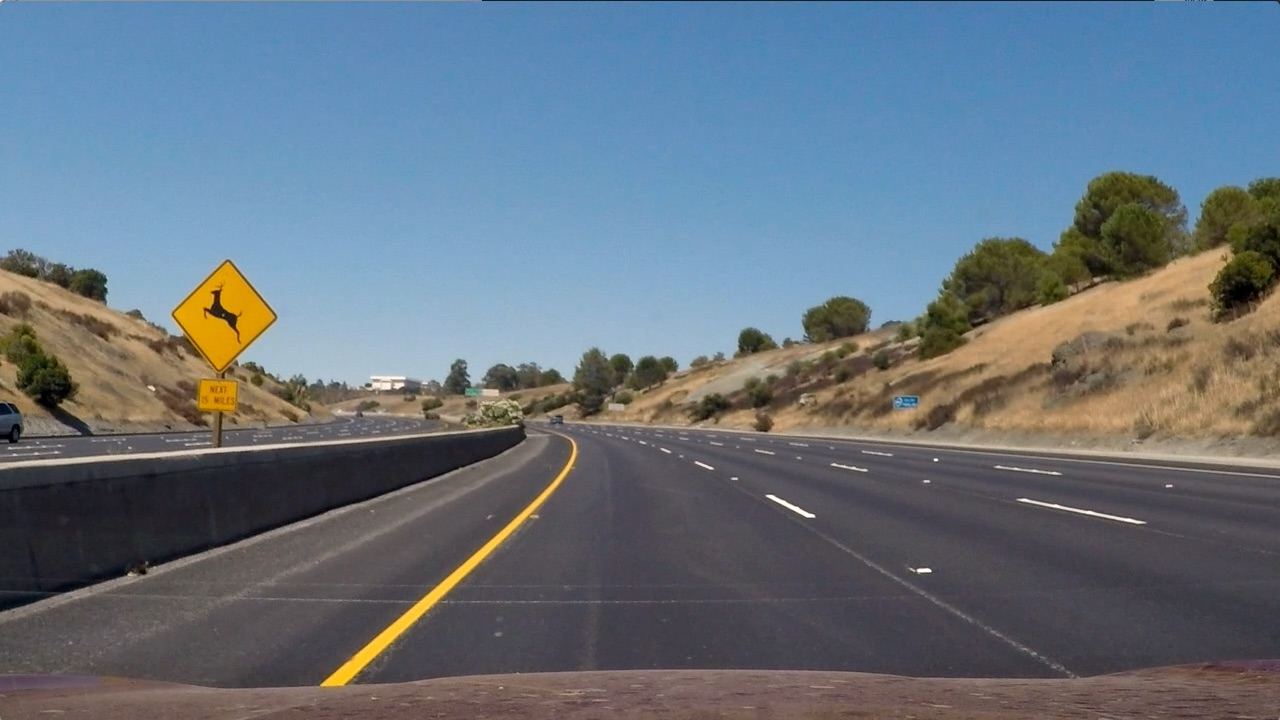
#> input picture Working Medium/test_images/curvy1.jpg, 1280 x 720 px
$ jupyter execute --allow-errors P1.ipynb   (shell and % lines are left out)
#> lines starting #> are read from the running program, lines starting #| are printed output that depends on the picture; after the words box and inside, x2 and y2 are one past the last pixel; in counts of white or black regions, pixels touching at a corner belong together
# **Finding Lane Lines on the Road**
***
In this project, you will use the tools you learned about in the lesson to identify lane lines on the road.  You can develop your pipeline on a series of individual images, and later apply the result to a video stream (really just a series of images). Check out the video clip "raw-lines-example.mp4" (also contained in this repository) to see what the output should look like after using the helper functions below.

Once you have a result that looks roughly like "raw-lines-example.mp4", you'll need to get creative and try to average and/or extrapolate the line segments you've detected to map out the full extent of the lane lines.  You can see an example of the result you're going for in the video "P1_example.mp4".  Ultimately, you would like to draw just one line for the left side of the lane, and one for the right.

---
Let's have a look at our first image called 'test_images/solidWhiteRight.jpg'.  Run the 2 cells below (hit Shift-Enter or the "play" button above) to display the image.

**Note** If, at any point, you encounter frozen display windows or other confounding issues, you can always start again with a clean slate by going to the "Kernel" menu above and selecting "Restart & Clear Output".

---

**The tools you have are color selection, region of interest selection, grayscaling, Gaussian smoothing, Canny Edge Detection and Hough Tranform line detection.  You  are also free to explore and try other techniques that were not presented in the lesson.  Your goal is piece together a pipeline to detect the line segments in the image, then average/extrapolate them and draw them onto the image for display (as below).  Once you have a working pipeline, try it out on the video stream below.**

---

<figure>

 <figcaption>
 <p></p>
 <p style="text-align: center;"> Your output should look something like this (above) after detecting line segments using the helper functions below </p>
 </figcaption>
</figure>
 <p></p>
<figure>

 <figcaption>
 <p></p>
 <p style="text-align: center;"> Your goal is to connect/average/extrapolate line segments to get output like this</p>
 </figcaption>
</figure>

[cell 1]
#importing some useful packages
import matplotlib.pyplot as plt
import matplotlib.image as mpimg
import numpy as np
import cv2

[cell 2]
#reading in an image
image = mpimg.imread('test_images/curvy1.jpg')
#> image is the input picture: shape (720, 1280, 3); mean R, G, B 102.8, 114.6, 125.5
#printing out some stats and plotting
print('This image is:', type(image), 'with dimesions:', image.shape)
#| This image is: <class 'numpy.ndarray'> with dimesions: (720, 1280, 3)
plt.imshow(image)  #call as plt.imshow(gray, cmap='gray') to show a grayscaled image

**Some OpenCV functions (beyond those introduced in the lesson) that might be useful for this project are:**

`cv2.inRange()` for color selection
`cv2.fillPoly()` for regions selection
`cv2.line()` to draw lines on an image given endpoints
`cv2.addWeighted()` to coadd / overlay two images
`cv2.cvtColor()` to grayscale or change color
`cv2.imwrite()` to output images to file
`cv2.bitwise_and()` to apply a mask to an image

**Check out the OpenCV documentation to learn about these and discover even more awesome functionality!**

Below are some helper functions to help get you started. They should look familiar from the lesson!

[cell 3]
import math

def perp( a ) :
    b = np.empty_like(a)
    b[0] = -a[1]
    b[1] = a[0]
    return b

# line segment a given by endpoints a1, a2
# line segment b given by endpoints b1, b2
# return
def seg_intersect(a1,a2, b1,b2):
    da = a2-a1
    db = b2-b1
    dp = a1-b1
    dap = perp(da)
    denom = np.dot( dap, db)
    num = np.dot( dap, dp )
    return (num / denom.astype(float))*db + b1

def movingAverage(avg, new_sample, N=20):
    if (avg == 0):
        return new_sample
    avg -= avg / N;
    avg += new_sample / N;
    return avg;

def grayscale(img):
    """Applies the Grayscale transform
    This will return an image with only one color channel
    but NOTE: to see the returned image as grayscale
    you should call plt.imshow(gray, cmap='gray')"""
    return cv2.cvtColor(img, cv2.COLOR_BGR2GRAY)

def canny(img, low_threshold, high_threshold):
    """Applies the Canny transform"""
    return cv2.Canny(img, low_threshold, high_threshold)

def gaussian_blur(img, kernel_size):
    """Applies a Gaussian Noise kernel"""
    return cv2.GaussianBlur(img, (kernel_size, kernel_size), 0)

def region_of_interest(img, vertices):
    """
    Applies an image mask.

    Only keeps the region of the image defined by the polygon
    formed from `vertices`. The rest of the image is set to black.
    """
    #defining a blank mask to start with
    mask = np.zeros_like(img)

    #defining a 3 channel or 1 channel color to fill the mask with depending on the input image
    if len(img.shape) > 2:
        channel_count = img.shape[2]  # i.e. 3 or 4 depending on your image
        ignore_mask_color = (255,) * channel_count
    else:
        ignore_mask_color = 255

    #filling pixels inside the polygon defined by "vertices" with the fill color
    cv2.fillPoly(mask, vertices, ignore_mask_color)

    #returning the image only where mask pixels are nonzero
    masked_image = cv2.bitwise_and(img, mask)
    return masked_image

def draw_lines(img, lines, color=[255, 0, 0], thickness=2):
    """
    NOTE: this is the function you might want to use as a starting point once you want to
    average/extrapolate the line segments you detect to map out the full
    extent of the lane (going from the result shown in raw-lines-example.mp4
    to that shown in P1_example.mp4).

    Think about things like separating line segments by their
    slope ((y2-y1)/(x2-x1)) to decide which segments are part of the left
    line vs. the right line.  Then, you can average the position of each of
    the lines and extrapolate to the top and bottom of the lane.

    This function draws `lines` with `color` and `thickness`.
    Lines are drawn on the image inplace (mutates the image).
    If you want to make the lines semi-transparent, think about combining
    this function with the weighted_img() function below
    """
    # state variables to keep track of most dominant segment
    largestLeftLineSize = 0
    largestRightLineSize = 0
    largestLeftLine = (0,0,0,0)
    largestRightLine = (0,0,0,0)
    global avgLeft
    global avgRight

    if lines is None:
        avgx1, avgy1, avgx2, avgy2 = avgLeft
        cv2.line(img, (int(avgx1), int(avgy1)), (int(avgx2), int(avgy2)), [255,255,255], 12) #draw left line
        avgx1, avgy1, avgx2, avgy2 = avgRight
        cv2.line(img, (int(avgx1), int(avgy1)), (int(avgx2), int(avgy2)), [255,255,255], 12) #draw right line
        return

    for line in lines:
        for x1,y1,x2,y2 in line:
            size = math.hypot(x2 - x1, y2 - y1)
            slope = ((y2-y1)/(x2-x1))
            # Filter slope based on incline and
            # find the most dominent segment based on length
            if (slope > 0.5): #right
                if (size > largestRightLineSize):
                    largestRightLine = (x1, y1, x2, y2)
                cv2.line(img, (x1, y1), (x2, y2), color, thickness)
            elif (slope < -0.5): #left
                if (size > largestLeftLineSize):
                    largestLeftLine = (x1, y1, x2, y2)
                cv2.line(img, (x1, y1), (x2, y2), color, thickness)

    # Define an imaginary horizontal line in the center of the screen
    # and at the bottom of the image, to extrapolate determined segment
    imgHeight, imgWidth = (img.shape[0], img.shape[1])
    upLinePoint1 = np.array( [0, int(imgHeight - (imgHeight/3))] )
    upLinePoint2 = np.array( [int(imgWidth), int(imgHeight - (imgHeight/3))] )
    downLinePoint1 = np.array( [0, int(imgHeight)] )
    downLinePoint2 = np.array( [int(imgWidth), int(imgHeight)] )


    # Find the intersection of dominant lane with an imaginary horizontal line
    # in the middle of the image and at the bottom of the image.
    p3 = np.array( [largestLeftLine[0], largestLeftLine[1]] )
    p4 = np.array( [largestLeftLine[2], largestLeftLine[3]] )
    upLeftPoint = seg_intersect(upLinePoint1,upLinePoint2, p3,p4)
    downLeftPoint = seg_intersect(downLinePoint1,downLinePoint2, p3,p4)
    if (math.isnan(upLeftPoint[0]) or math.isnan(downLeftPoint[0])):
        avgx1, avgy1, avgx2, avgy2 = avgLeft
        cv2.line(img, (int(avgx1), int(avgy1)), (int(avgx2), int(avgy2)), [255,255,255], 12) #draw left line
        avgx1, avgy1, avgx2, avgy2 = avgRight
        cv2.line(img, (int(avgx1), int(avgy1)), (int(avgx2), int(avgy2)), [255,255,255], 12) #draw right line
        return
    cv2.line(img, (int(upLeftPoint[0]), int(upLeftPoint[1])), (int(downLeftPoint[0]), int(downLeftPoint[1])), [0, 0, 255], 8) #draw left line

    # Calculate the average position of detected left lane over multiple video frames and draw
    avgx1, avgy1, avgx2, avgy2 = avgLeft
    avgLeft = (movingAverage(avgx1, upLeftPoint[0]), movingAverage(avgy1, upLeftPoint[1]), movingAverage(avgx2, downLeftPoint[0]), movingAverage(avgy2, downLeftPoint[1]))
    avgx1, avgy1, avgx2, avgy2 = avgLeft
    cv2.line(img, (int(avgx1), int(avgy1)), (int(avgx2), int(avgy2)), [255,255,255], 12) #draw left line

    # Find the intersection of dominant lane with an imaginary horizontal line
    # in the middle of the image and at the bottom of the image.
    p5 = np.array( [largestRightLine[0], largestRightLine[1]] )
    p6 = np.array( [largestRightLine[2], largestRightLine[3]] )
    upRightPoint = seg_intersect(upLinePoint1,upLinePoint2, p5,p6)
    downRightPoint = seg_intersect(downLinePoint1,downLinePoint2, p5,p6)
    if (math.isnan(upRightPoint[0]) or math.isnan(downRightPoint[0])):
        avgx1, avgy1, avgx2, avgy2 = avgLeft
        cv2.line(img, (int(avgx1), int(avgy1)), (int(avgx2), int(avgy2)), [255,255,255], 12) #draw left line
        avgx1, avgy1, avgx2, avgy2 = avgRight
        cv2.line(img, (int(avgx1), int(avgy1)), (int(avgx2), int(avgy2)), [255,255,255], 12) #draw right line
        return
    cv2.line(img, (int(upRightPoint[0]), int(upRightPoint[1])), (int(downRightPoint[0]), int(downRightPoint[1])), [0, 0, 255], 8) #draw left line

    # Calculate the average position of detected right lane over multiple video frames and draw
    avgx1, avgy1, avgx2, avgy2 = avgRight
    avgRight = (movingAverage(avgx1, upRightPoint[0]), movingAverage(avgy1, upRightPoint[1]), movingAverage(avgx2, downRightPoint[0]), movingAverage(avgy2, downRightPoint[1]))
    avgx1, avgy1, avgx2, avgy2 = avgRight
    cv2.line(img, (int(avgx1), int(avgy1)), (int(avgx2), int(avgy2)), [255,255,255], 12) #draw left line


def hough_lines(img, rho, theta, threshold, min_line_len, max_line_gap):
    """
    `img` should be the output of a Canny transform.

    Returns an image with hough lines drawn.
    """
    lines = cv2.HoughLinesP(img, rho, theta, threshold, np.array([]), minLineLength=min_line_len, maxLineGap=max_line_gap)
    line_img = np.zeros((*img.shape, 3), dtype=np.uint8)
    draw_lines(line_img, lines)
    return line_img

# Python 3 has support for cool math symbols.

def weighted_img(img, initial_img, α=0.8, β=1., λ=0.):
    """
    `img` is the output of the hough_lines(), An image with lines drawn on it.
    Should be a blank image (all black) with lines drawn on it.

    `initial_img` should be the image before any processing.

    The result image is computed as follows:

    initial_img * α + img * β + λ
    NOTE: initial_img and img must be the same shape!
    """
    return cv2.addWeighted(initial_img, α, img, β, λ)

[cell 4]
#Removing outlier slopes from the averaging performed below in lane_lines
# [7 lines left out: function remove_outliers, not called in this run]

## Test on Images

Now you should build your pipeline to work on the images in the directory "test_images"
**You should make sure your pipeline works well on these images before you try the videos.**

[cell 5]
import os

test_pics = os.listdir("test_images/")
for i in test_pics:
    i = 'test_images/' + i
    image = mpimg.imread(i)
    plt.imshow(image)
    plt.show()

# run your solution on all test_images and make copies into the test_images directory).

[cell 6]
#The below function tries to combine the helper functions as necessary
#Gray-scale, smoothing, canny edge, masking, hough-transform
#Then take the resulting lines and slopes, remove outliers
#Finally, extrapolate the lines based on the average slope and midpoint of the average lane line on each side

def lane_lines(img):
    #Gray-scale it
    gray = grayscale(img)
#> in grayscale, `return cv2.cvtColor(img, cv2.COLOR_BGR2GRAY)`:
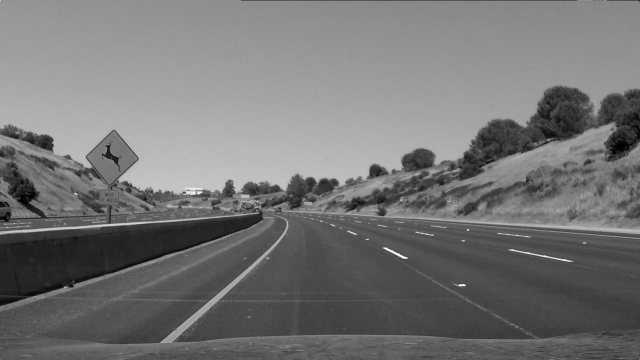
#> returned value: shape (720, 1280) (shown at 1/2 size); min 0, max 254, mean 116.5

    #Smooth it a bit with Gaussian Blur
    kernel_size = 9
    blur_gray = gaussian_blur(gray, kernel_size)

    #Add in the canny edge detection
    low_threshold = 90
    high_threshold = 180
    edges = canny(blur_gray, low_threshold, high_threshold)
#> in canny, `return cv2.Canny(img, low_threshold, high_threshold)`:
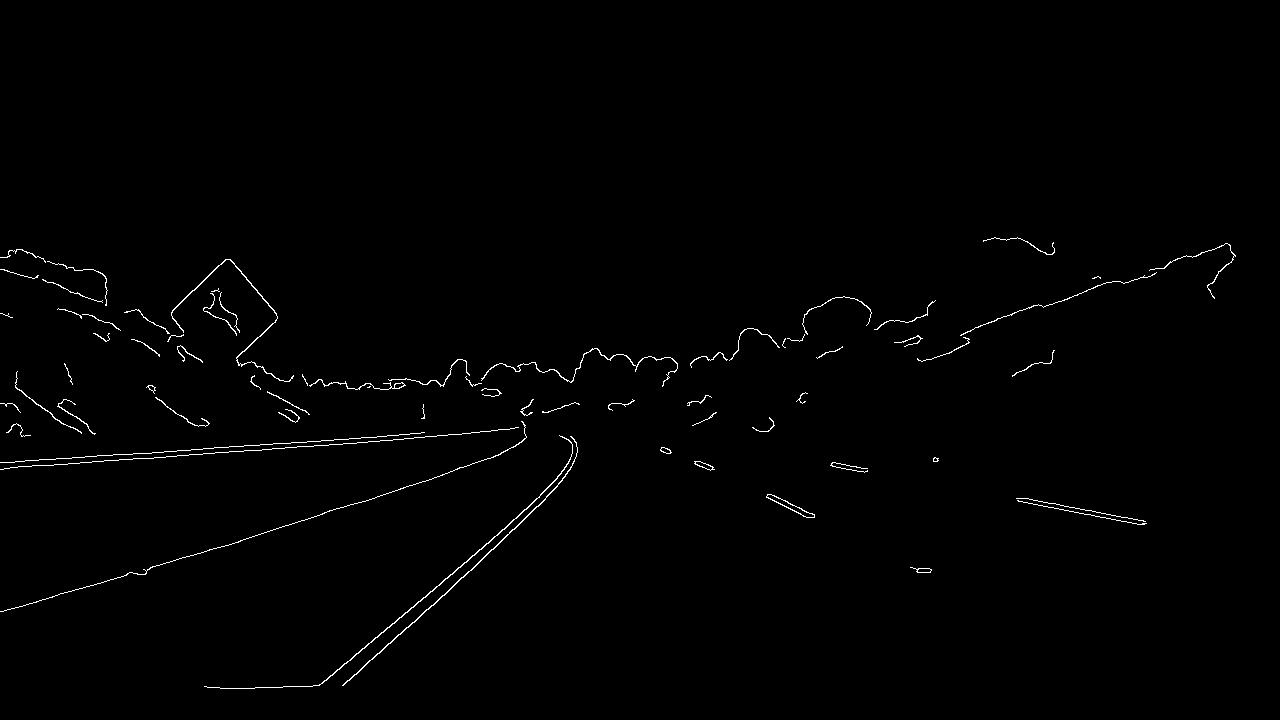
#> returned value: shape (720, 1280); 0.78% white in thin lines or dots, all inside (x1, y1, x2, y2) = (0, 237, 1236, 689)

    # Now the masking
    imshape = image.shape
    vertices = np.array([[(0,imshape[0]),(450, 325), (550, 325), (imshape[1],imshape[0])]], dtype=np.int32)
    masked_edges = region_of_interest(edges, vertices)

    # Define the Hough transform parameters
    # Make a blank the same size as our image to draw on
    rho = 5 # distance resolution in pixels of the Hough grid
    theta = np.pi/30 # angular resolution in radians of the Hough grid
    threshold = 50     # minimum number of votes (intersections in Hough grid cell)
    min_line_len = 25 #minimum number of pixels making up a line
    max_line_gap = 25    # maximum gap in pixels between connectable line segments
    line_image = np.copy(img)*0 # creating a blank to draw lines on

    # Run Hough on edge detected image
    # Output "lines" is an array containing endpoints of detected line segments
    lines = cv2.HoughLinesP(masked_edges, rho, theta, threshold, np.array([]), min_line_len, max_line_gap)

    #Make lists of the lines and slopes for averaging
    left_lines = []
    left_slopes = []
    right_lines = []
    right_slopes = []
    for line in lines:
        for x1,y1,x2,y2 in line:
            slope = (y2-y1)/(x2-x1)
            if slope < 0:
                left_lines.append(line)
                left_slopes.append(slope)
            else:
                right_lines.append(line)
                right_slopes.append(slope)

    #Average line positions
    avg_left_pos = [sum(col)/len(col) for col in zip(*left_lines)]
    avg_right_pos = [sum(col)/len(col) for col in zip(*right_lines)]

    #Remove slope outliers, and take the average
    avg_left_slope = np.mean(left_slopes)
    avg_right_slope = np.mean(right_slopes)


    #Extrapolate to our mask boundaries - up to 325, down to 539
    avg_left_line = []
    for x1,y1,x2,y2 in avg_left_pos:
        x = int(np.mean([x1, x2])) #Midpoint x
        y = int(np.mean([y1, y2])) #Midpoint y
        slope = avg_left_slope
        b = -(slope * x) + y #Solving y=mx+b for b
        avg_left_line = [int((325-b)/slope), 325, int((539-b)/slope), 539] #Line for the image

    #Same thing for the right side
    avg_right_line = []
    for x1,y1,x2,y2 in avg_right_pos:
        x = int(np.mean([x1, x2]))
        y = int(np.mean([y1, y2]))
        slope = avg_right_slope
        b = -(slope * x) + y
        avg_right_line = [int((325-b)/slope), 325, int((539-b)/slope), 539]
    avg_left_line = (0, 0, 0, 0)
    avg_right_line = (0, 0, 0, 0)

    lines = [[avg_left_line], [avg_right_line]]

    draw_lines(line_image, lines)

    # Transparent lines
    line_edges = weighted_img(line_image, img)

    return line_edges

#Pull each image and show it to see how it performed
#> (the rest of this cell did not finish here and is left out)

#> in region_of_interest, `cv2.fillPoly(mask, vertices, ignore_mask_color)`:
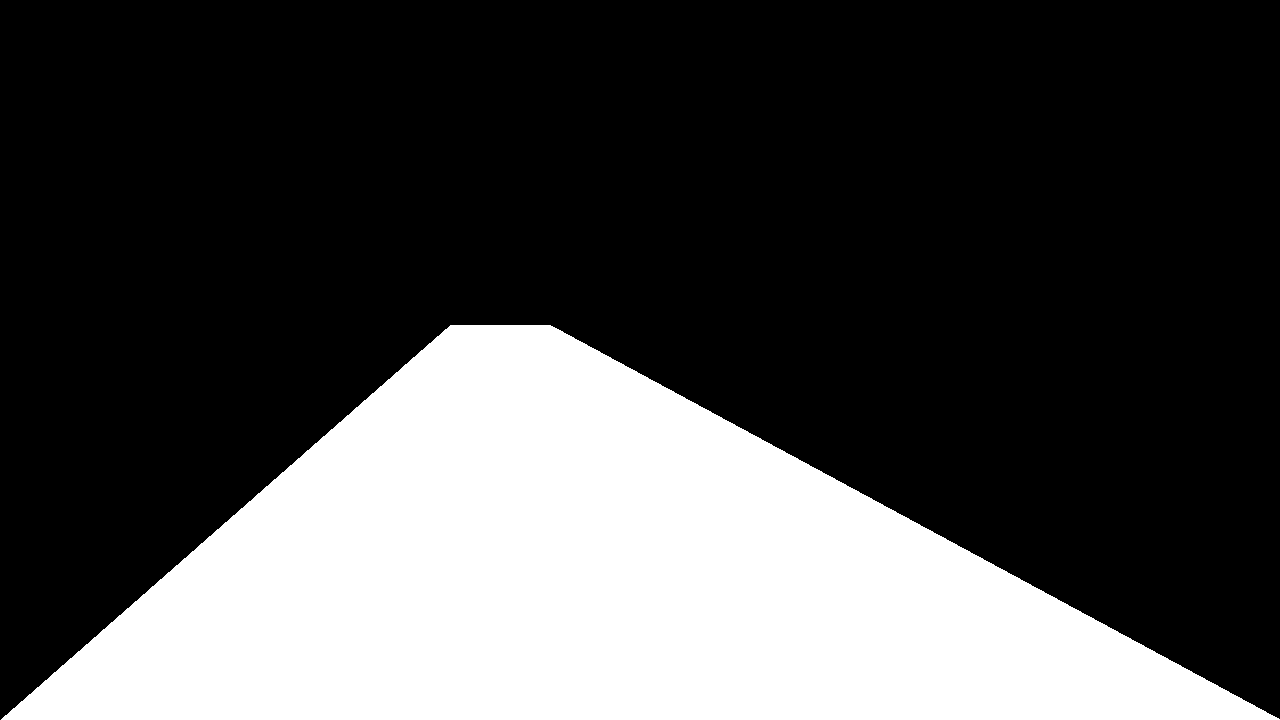
#> mask: shape (720, 1280); 29.6% white; 1 white region, box (x1, y1, x2, y2) and area: (1, 325, 1280, 720) 272745
#> (the rest of the program and of its run is left out)
